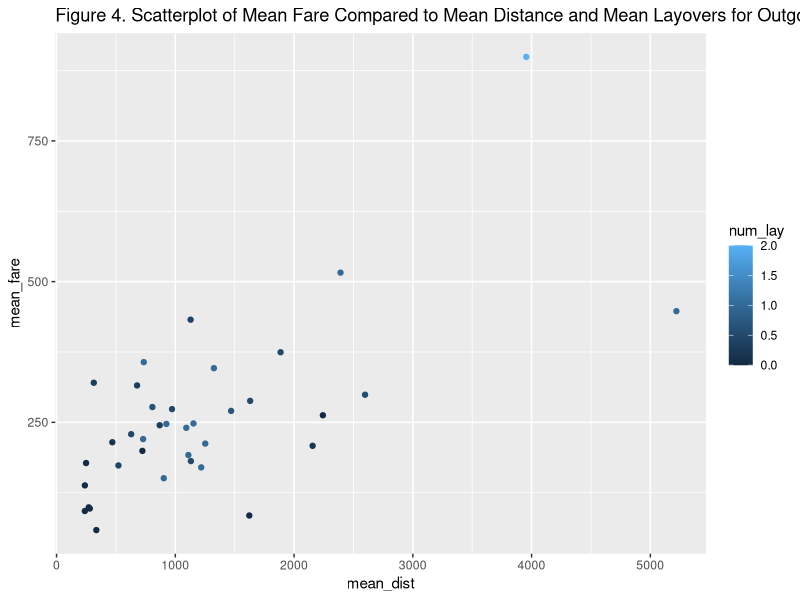

This chart was generated by the following R code: (Note: this script raises an error after producing the figure.)
## ---- chunk 1
library(ggplot2)
library(dplyr)
raw_data<- read.csv('itineraries-2017.csv')


#Subsetting for flights that leave from NY state
ny_data<- raw_data%>%filter(ORIGIN_STATE_ABR=='NY')
#Linear model where the predictor is a categorical variable for the the airport from which the plane departs
ny_model<- lm(MARKET_FARE~factor(ORIGIN), data= ny_data)
##summary(ny_model)

#creating a df which contains average fare and layovers for all flights leaving from NY, organized by state
mean_nyo_data<-raw_data%>%filter(ORIGIN_STATE_ABR=='NY')%>%group_by(DEST_STATE_ABR)%>%summarise(mean_fare= mean(MARKET_FARE), mean_dist = mean(MARKET_DISTANCE), num_lay= mean(numLayovers))

#creating a df which contains average fare and layovers for all flights arriving at NY, organized by state
mean_nyi_data<- raw_data%>%filter(DEST_STATE_ABR=='NY')%>%group_by(ORIGIN_STATE_ABR)%>%summarise(mean_fare= mean(MARKET_FARE), mean_dist = mean(MARKET_DISTANCE), num_lay= mean(numLayovers))


#Full and reduced models for obtaining expected mean fare from mean distance and mean layovers. Reduced model does not have the interaction term. This set of models is for outgoing flights data
model5<-lm(mean_fare~ mean_dist+num_lay+num_lay*mean_dist, data= mean_nyo_data)
model6<-lm(mean_fare~ mean_dist+num_lay, data= mean_nyo_data)
##summary(model5)
##summary(model6)

#F-test to compare full and reduced models
ft2<-anova(model5,model6)
##ft2


#Full and reduced models for obtaining expected mean fare from mean distance and mean layovers. Reduced model does not have the interaction term. This set of models is for incoming flights data
model7<-lm(mean_fare~ mean_dist+num_lay+num_lay*mean_dist, data= mean_nyi_data)
model8<-lm(mean_fare~ mean_dist+num_lay, data= mean_nyi_data)
##summary(model7)
##summary(model8)

#F-test to compare full and reduced models
ft3<-anova(model7,model8)
##ft3

#Exploratory plot to look at how distance and number of layovers relates to fares for outgoing flights

ggplot()+geom_point(aes(x=mean_dist, y=mean_fare, col=num_lay), data=mean_nyo_data) + ggtitle("Figure 4. Scatterplot of Mean Fare Compared to Mean Distance and Mean Layovers for Outgoing Flights")
ggplot()+geom_point(aes(x=mean_dist, y=mean_fare, col=num_lay), data=mean_nyi_data) ("Figure 5. Scatterplot of Mean Fare Compared to Mean Distance and Mean Layovers for Incoming Flights")

#Generic code for obtaining conf intervals for slope estimates
##confint(model7, 'mean_dist:num_lay' ,level=0.95)


## ---- chunk 2
confint(model3, 'mean_dist:num_lay' ,level=0.95)

model3<- lm(MARKET_FARE~MARKET_DISTANCE+numLayovers+QUARTER+numLayovers*MARKET_DISTANCE,data=raw_data)
summary(model3)

for(i in 1:nrow(raw_data)){
    if(as.character(raw_data$ORIGIN_STATE_ABR[i])==as.character(raw_data$DEST_STATE_ABR[i])){
      print(i)
    }

}


ggplot() + geom_point(aes(x=MARKET_DISTANCE,y=MARKET_FARE, col=QUARTER),data=raw_data)+ylim(0,2000)
ggplot() + geom_point(aes(x=MARKET_DISTANCE,y=MARKET_FARE, col=numLayovers),data=raw_data)+ylim(0,2000)
ggplot() + geom_boxplot(aes(x=factor(QUARTER), y = MARKET_FARE),data=raw_data)
